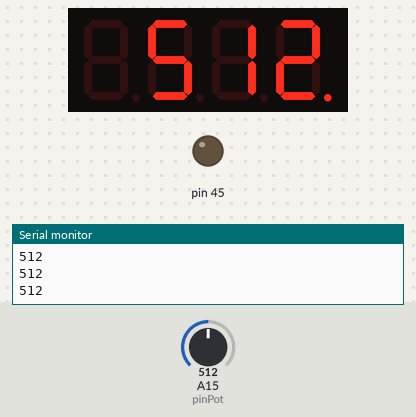
This sketch was run on a simulated Arduino Mega 2560, built with avr-gcc and run on an emulated ATmega2560. On the bench: 4-digit seven-segment display, output pins drawn as LEDs (lit = HIGH), the last lines printed to the serial monitor. Inputs (shaded band) come from the test bench; at power-on: A15 (pinPot) = 512.

Above: at 1.2 s.
1.3 s: A15 (pinPot) set to 716
At 1.8 s:
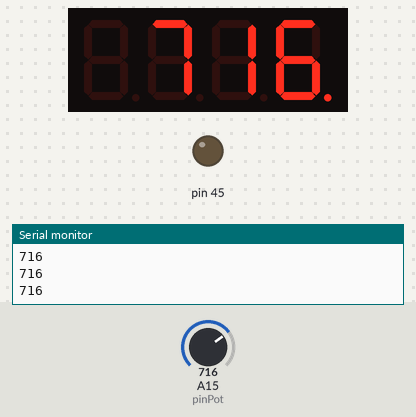
2.8 s: A15 (pinPot) set to 900
At 4.0 s:
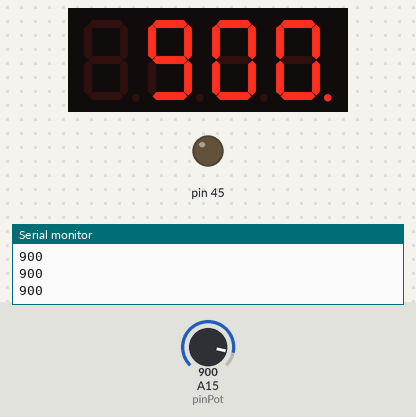
4.3 s: A15 (pinPot) set to 1023
At 5.3 s:
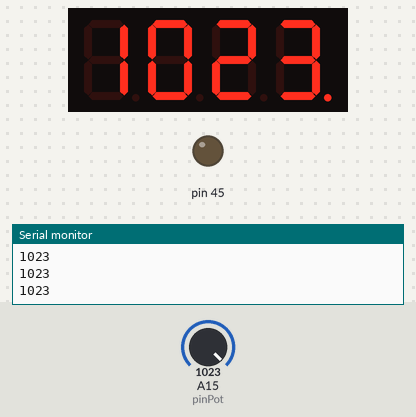
Timing chart, 0 to 7.3 s (numbered marks = the images above; inputs shaded):
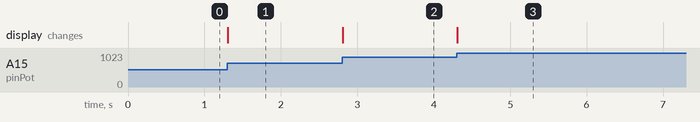

The sketch:

DiodeDisplay_Tester.ino
```cpp
/* SevSeg Counter Example
The unit we supply is common cathode, 12 pin. In this example and using this library, 12 pins are required on the Arduino – you could use shift registers to reduce this requirement but would need to use a different library.

The pin out when looking from above the display (or when placed on a breadboard) is as follows:

Top Row: 1,a,f,2,3,b
Bottom Row: e,d,dp,c,g,4
1,2,3,4 refer to digit cathode pins. a,b,c,d,e,f,g,dp refer to the individual segments – dp being the decimal point.

Use 1kΩ resistors in series on the cathode pins, and wire theses to D2-D5 on the Arduino. Wire the segment pins (a-g,dp) to D6-D13.

So the top row should be wired as follows, from left to right:

1kΩ resistor then to D2
D6
D11
1kΩ resistor then to D3
1kΩ resistor then to D4
D7
And the bottom row, again from left to right:

D10
D9
D13
D8
D12
1kΩ resistor then to D5
*/

#include "SevSeg.h"

SevSeg sevseg; //Instantiate a seven segment controller object

int pinPot = A15; //potentiometter

void setup()
{
	pinMode(42, OUTPUT);
	pinMode(43, OUTPUT);
	pinMode(44, OUTPUT);
	pinMode(45, OUTPUT);
	pinMode(46, OUTPUT);
	pinMode(47, OUTPUT);
	pinMode(48, OUTPUT);
	pinMode(49, OUTPUT);
	pinMode(50, OUTPUT);
	pinMode(51, OUTPUT);
	pinMode(52, OUTPUT);
	pinMode(53, OUTPUT);

	byte numDigits = 4;
	byte digitPins[] = { 42, 43, 44, 55 };
	byte segmentPins[] = { 46, 47, 48, 49, 50, 51, 52, 53 };

	//or COMMON_ANODE
	sevseg.begin(COMMON_CATHODE, numDigits, digitPins, segmentPins);
	sevseg.setBrightness(90);

	pinMode(pinPot, INPUT);
	Serial.begin(9600);
}

void loop()
{
	int potVal = analogRead(pinPot);
	Serial.println(potVal);

	sevseg.setNumber(potVal, 0);
	sevseg.refreshDisplay(); // Must run repeatedly
}
```

Measured:
- after the input at 1.3 s, the display: changes at once (image 1)
- after the input at 2.8 s, the display: changes at once (image 2)
- after the input at 4.3 s, the display: changes at once (image 3)
